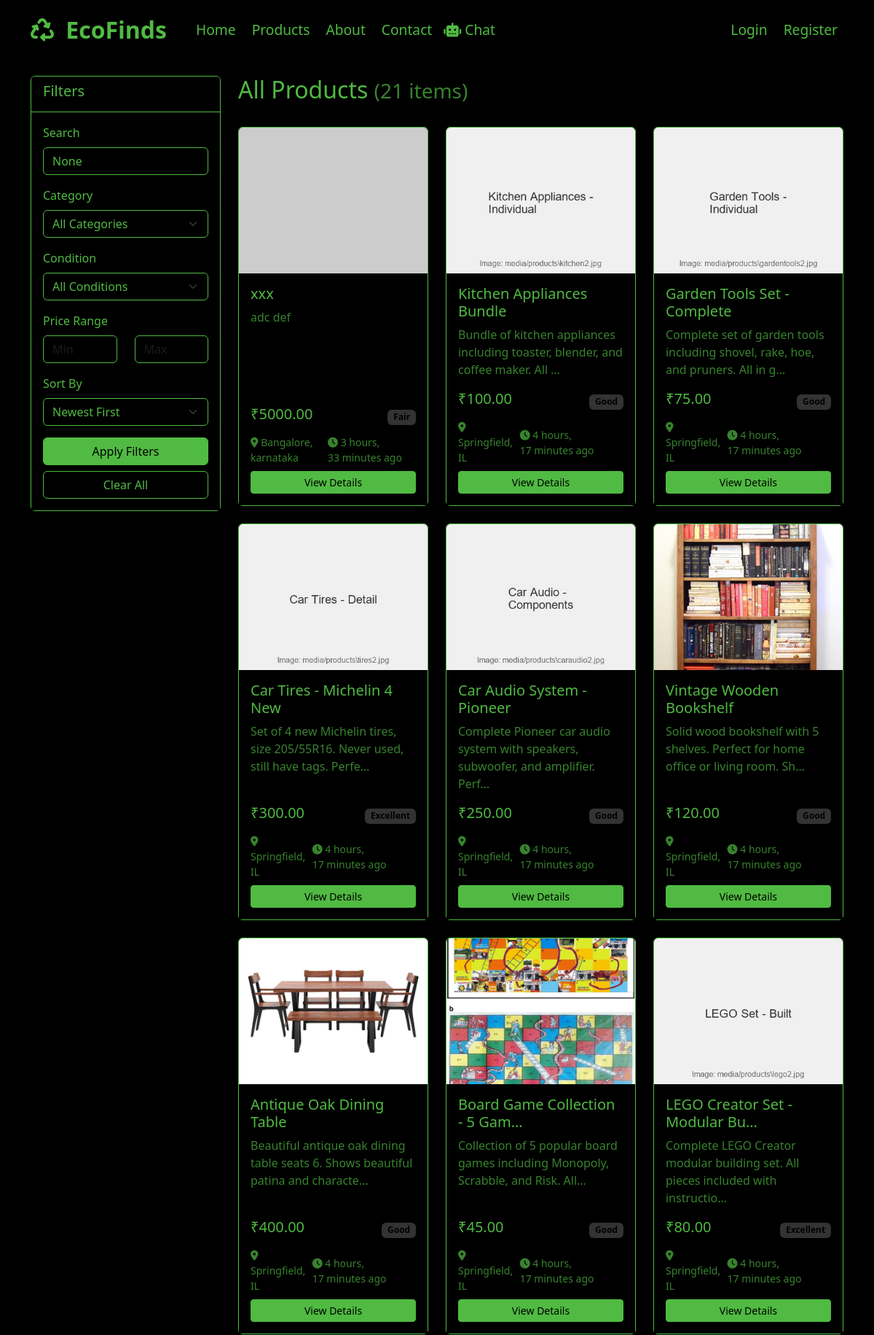
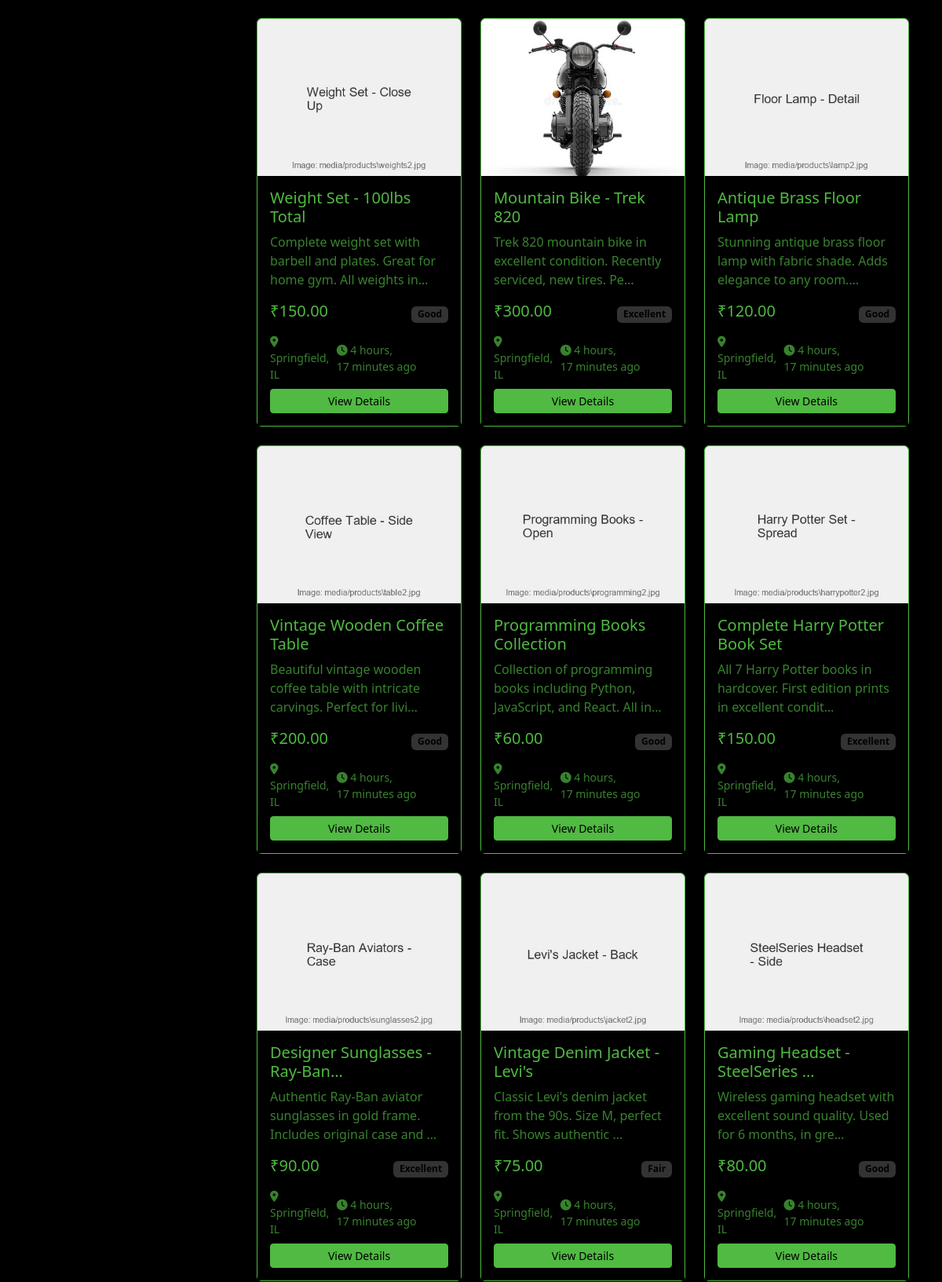
Screenshot of /products/ (upper part) with the database file from the repository (2 pictures, top to bottom).
### products/models.py (models this page shows, shortened)
class Product(models.Model):
    CONDITION_CHOICES = [
        ('excellent', 'Excellent'),
        ('good', 'Good'),
        ('fair', 'Fair'),
        ('poor', 'Poor'),
    ]
    STATUS_CHOICES = [
        ('available', 'Available'),
        ('sold', 'Sold'),
        ('pending', 'Pending'),
        ('draft', 'Draft'),
    ]
    title = models.CharField(max_length=200)
    slug = models.SlugField(max_length=200, unique=True)
    description = models.TextField()
    category = models.ForeignKey(Category, on_delete=models.CASCADE, related_name='products')
    seller = models.ForeignKey(User, on_delete=models.CASCADE, related_name='products')
    price = models.DecimalField(max_digits=10, decimal_places=2, validators=[MinValueValidator(0.01)])
    original_price = models.DecimalField(max_digits=10, decimal_places=2, blank=True, null=True)
    condition = models.CharField(max_length=20, choices=CONDITION_CHOICES)
    brand = models.CharField(max_length=100, blank=True)
    model = models.CharField(max_length=100, blank=True)
    year_purchased = models.IntegerField(blank=True, null=True)
    status = models.CharField(max_length=20, choices=STATUS_CHOICES, default='available')
    is_featured = models.BooleanField(default=False)
    city = models.CharField(max_length=100)
    state = models.CharField(max_length=100)
    country = models.CharField(max_length=100, default='India')
    created_at = models.DateTimeField(auto_now_add=True)
    updated_at = models.DateTimeField(auto_now=True)
    published_at = models.DateTimeField(blank=True, null=True)
    class Meta:
        ordering = ['-created_at']

class ProductImage(models.Model):
    product = models.ForeignKey(Product, on_delete=models.CASCADE, related_name='images')
    image = models.ImageField(upload_to='products/')
    alt_text = models.CharField(max_length=200, blank=True)
    is_primary = models.BooleanField(default=False)
    created_at = models.DateTimeField(auto_now_add=True)
    class Meta:
        ordering = ['is_primary', 'created_at']

### products/views.py (the view)
# urls.py: path('', views.product_list, name='product_list'),
def product_list(request):
    products = Product.objects.filter(status='available')
    categories = Category.objects.all()
    category_slug = request.GET.get('category')
    if category_slug:
        try:
            category = Category.objects.get(slug=category_slug)
            products = products.filter(category=category)
        except Category.DoesNotExist:
            pass
    search_query = request.GET.get('search')
    if search_query:
        products = products.filter(
            Q(title__icontains=search_query) |
            Q(description__icontains=search_query) |
            Q(brand__icontains=search_query)
        )
    condition = request.GET.get('condition')
    if condition:
        products = products.filter(condition=condition)
    min_price = request.GET.get('min_price')
    max_price = request.GET.get('max_price')
    if min_price:
        products = products.filter(price__gte=min_price)
    if max_price:
        products = products.filter(price__lte=max_price)
    sort_by = request.GET.get('sort', 'newest')
    if sort_by == 'price_low':
        products = products.order_by('price')
    elif sort_by == 'price_high':
        products = products.order_by('-price')
    elif sort_by == 'oldest':
        products = products.order_by('created_at')
    else:  # newest
        products = products.order_by('-created_at')
    context = {
        'products': products,
        'categories': categories,
        'current_category': category_slug,
        'search_query': search_query,
        'condition': condition,
        'min_price': min_price,
        'max_price': max_price,
        'sort_by': sort_by,
    }
    return render(request, 'products/product_list.html', context)

### templates/products/product_list.html (shortened to what this page needs)
{% extends 'base.html' %}
{% block content %}
<div class="container py-4">
    <div class="row">
        <div class="col-md-3">
            <div class="card">
                <div class="card-header">
                    <h5>Filters</h5>
                </div>
                <div class="card-body">
                    <form method="get" id="filter-form">
                        <div class="mb-3">
                            <label for="search" class="form-label">Search</label>
                            <input type="text" class="form-control" id="search" name="search" value="{{ search_query }}" placeholder="Search products...">
                        </div>
                        <div class="mb-3">
                            <label for="category" class="form-label">Category</label>
                            <select class="form-select" id="category" name="category">
                                <option value="">All Categories</option>
                            </select>
                        </div>
                        <div class="mb-3">
                            <label for="condition" class="form-label">Condition</label>
                            <select class="form-select" id="condition" name="condition">
                                <option value="">All Conditions</option>
                            </select>
                        </div>
                        <div class="mb-3">
                            <label class="form-label">Price Range</label>
                            <div class="row">
                                <div class="col-6">
                                    <input type="number" class="form-control" name="min_price" placeholder="Min" value="{{ min_price }}">
                                </div>
                                <div class="col-6">
                                    <input type="number" class="form-control" name="max_price" placeholder="Max" value="{{ max_price }}">
                                </div>
                            </div>
                        </div>
                        <div class="mb-3">
                            <label for="sort" class="form-label">Sort By</label>
                            <select class="form-select" id="sort" name="sort">
                                <option value="newest" {% if sort_by == 'newest' %}selected{% endif %}>Newest First</option>
                            </select>
                        </div>
                        <div class="d-grid gap-2">
                            <button type="submit" class="btn btn-primary">Apply Filters</button>
                            <a href="{% url 'products:product_list' %}" class="btn btn-outline-secondary">Clear All</a>
                        </div>
                    </form>
                </div>
            </div>
        </div>
        <div class="col-md-9">
            <div class="d-flex justify-content-between align-items-center mb-4">
                <h2>
                    {% if current_category %}
                        {% for category in categories %}
                            {% if category.slug == current_category %}
                                {{ category.name }} Products
                            {% endif %}
                        {% endfor %}
                    {% else %}
                        All Products
                    {% endif %}
                    <small class="text-muted">({{ products|length }} items)</small>
                </h2>
            </div>
            {% if products %}
                <div class="row">
                    {% for product in products %}
                    <div class="col-md-6 col-lg-4 mb-4">
                        <div class="card h-100">
                            {% if product.images.first %}
                                <img src="{{ product.images.first.image.url }}" class="card-img-top" alt="{{ product.title }}" style="height: 200px; object-fit: cover;">
                            {% else %}
                                <img src="https://via.placeholder.com/300x200/2d5a27/ffffff?text=No+Image" class="card-img-top" alt="{{ product.title }}" style="height: 200px; object-fit: cover;">
                            {% endif %}
                            <div class="card-body d-flex flex-column">
                                <h5 class="card-title">{{ product.title|truncatechars:30 }}</h5>
                                <p class="card-text text-muted">{{ product.description|truncatechars:80 }}</p>
                                <div class="mt-auto">
                                    <div class="d-flex justify-content-between align-items-center mb-2">
                                        <span class="h5 text-primary">₹{{ product.price }}</span>
                                        <span class="badge bg-secondary">{{ product.condition|title }}</span>
                                    </div>
                                    <div class="d-flex justify-content-between align-items-center mb-2">
                                        <small class="text-muted">
                                            <i class="fas fa-map-marker-alt"></i> {{ product.city }}, {{ product.state }}
                                        </small>
                                        <small class="text-muted">
                                            <i class="fas fa-clock"></i> {{ product.created_at|timesince }} ago
                                        </small>
                                    </div>
                                    <div class="d-grid gap-2">
                                        <a href="{% url 'products:product_detail' product.slug %}" class="btn btn-primary btn-sm">View Details</a>
                                    </div>
                                </div>
                            </div>
                        </div>
                    </div>
                    {% endfor %}
                </div>
            {% endif %}
        </div>
    </div>
</div>
{% endblock %}

### templates/base.html (style rules this page uses)
* { background-color: black; color:#50ba42; }
.btn-primary { background-color: #2d5a27; border-color: #2d5a27; }
.card { transition: transform 0.2s; }

### templates/products/product_list.html (style rules this page uses)
body { background-color: black !important; color: #50ba42 !important; }
.container { background-color: black !important; color: #50ba42 !important; }
.card { background-color: black !important; color: #50ba42 !important; border: 1px solid #50ba42 !important; }
.card-header { background-color: black !important; color: #50ba42 !important; border-bottom: 1px solid #50ba42 !important; }
.card-body { background-color: black !important; color: #50ba42 !important; }
.form-control { background-color: black !important; color: #50ba42 !important; border: 1px solid #50ba42 !important; }
.form-select { background-color: black !important; color: #50ba42 !important; border: 1px solid #50ba42 !important; }
.form-label { color: #50ba42 !important; }
.text-muted { color: #50ba42 !important; opacity: 0.7; }
.text-primary { color: #50ba42 !important; }
.btn-primary { background-color: #50ba42 !important; border-color: #50ba42 !important; color: black !important; }
.btn-outline-secondary { border-color: #50ba42 !important; color: #50ba42 !important; }
.badge { background-color: #50ba42 !important; color: black !important; }
.bg-secondary { background-color: #333 !important; }

### rows the page displays
Product: title "xxx", description "adc def", price "5000.00", condition "Fair", city "Bangalore", state "karnataka", created_at "3 hours, 33 minutes"
Product: images.first.image (picture), title "Kitchen Appliances Bundle", description "Bundle of kitchen appliances including toaster, blender, and coffee maker. All …", price "100.00", condition "Good", city "Springfield", state "IL", created_at "4 hours, 17 minutes"
Product: images.first.image (picture), title "Garden Tools Set - Complete", description "Complete set of garden tools including shovel, rake, hoe, and pruners. All in g…", price "75.00", condition "Good", city "Springfield", state "IL", created_at "4 hours, 17 minutes"
Product: images.first.image (picture), title "Car Tires - Michelin 4 New", description "Set of 4 new Michelin tires, size 205/55R16. Never used, still have tags. Perfe…", price "300.00", condition "Excellent", city "Springfield", state "IL", created_at "4 hours, 17 minutes"
Product: images.first.image (picture), title "Car Audio System - Pioneer", description "Complete Pioneer car audio system with speakers, subwoofer, and amplifier. Perf…", price "250.00", condition "Good", city "Springfield", state "IL", created_at "4 hours, 17 minutes"
Product: images.first.image (picture), title "Vintage Wooden Bookshelf", description "Solid wood bookshelf with 5 shelves. Perfect for home office or living room. Sh…", price "120.00", condition "Good", city "Springfield", state "IL", created_at "4 hours, 17 minutes"
Product: images.first.image (picture), title "Antique Oak Dining Table", description "Beautiful antique oak dining table seats 6. Shows beautiful patina and characte…", price "400.00", condition "Good", city "Springfield", state "IL", created_at "4 hours, 17 minutes"
Product: images.first.image (picture), title "Board Game Collection - 5 Gam…", description "Collection of 5 popular board games including Monopoly, Scrabble, and Risk. All…", price "45.00", condition "Good", city "Springfield", state "IL", created_at "4 hours, 17 minutes"
Product: images.first.image (picture), title "LEGO Creator Set - Modular Bu…", description "Complete LEGO Creator modular building set. All pieces included with instructio…", price "80.00", condition "Excellent", city "Springfield", state "IL", created_at "4 hours, 17 minutes"
Product: images.first.image (picture), title "Weight Set - 100lbs Total", description "Complete weight set with barbell and plates. Great for home gym. All weights in…", price "150.00", condition "Good", city "Springfield", state "IL", created_at "4 hours, 17 minutes"
Product: images.first.image (picture), title "Mountain Bike - Trek 820", description "Trek 820 mountain bike in excellent condition. Recently serviced, new tires. Pe…", price "300.00", condition "Excellent", city "Springfield", state "IL", created_at "4 hours, 17 minutes"
Product: images.first.image (picture), title "Antique Brass Floor Lamp", description "Stunning antique brass floor lamp with fabric shade. Adds elegance to any room.…", price "120.00", condition "Good", city "Springfield", state "IL", created_at "4 hours, 17 minutes"
Product: images.first.image (picture), title "Vintage Wooden Coffee Table", description "Beautiful vintage wooden coffee table with intricate carvings. Perfect for livi…", price "200.00", condition "Good", city "Springfield", state "IL", created_at "4 hours, 17 minutes"
Product: images.first.image (picture), title "Programming Books Collection", description "Collection of programming books including Python, JavaScript, and React. All in…", price "60.00", condition "Good", city "Springfield", state "IL", created_at "4 hours, 17 minutes"
Product: images.first.image (picture), title "Complete Harry Potter Book Set", description "All 7 Harry Potter books in hardcover. First edition prints in excellent condit…", price "150.00", condition "Excellent", city "Springfield", state "IL", created_at "4 hours, 17 minutes"
Product: images.first.image (picture), title "Designer Sunglasses - Ray-Ban…", description "Authentic Ray-Ban aviator sunglasses in gold frame. Includes original case and …", price "90.00", condition "Excellent", city "Springfield", state "IL", created_at "4 hours, 17 minutes"
Product: images.first.image (picture), title "Vintage Denim Jacket - Levi's", description "Classic Levi's denim jacket from the 90s. Size M, perfect fit. Shows authentic …", price "75.00", condition "Fair", city "Springfield", state "IL", created_at "4 hours, 17 minutes"
Product: images.first.image (picture), title "Gaming Headset - SteelSeries …", description "Wireless gaming headset with excellent sound quality. Used for 6 months, in gre…", price "80.00", condition "Good", city "Springfield", state "IL", created_at "4 hours, 17 minutes"

### other values shown
{{ products|length }} "21"
